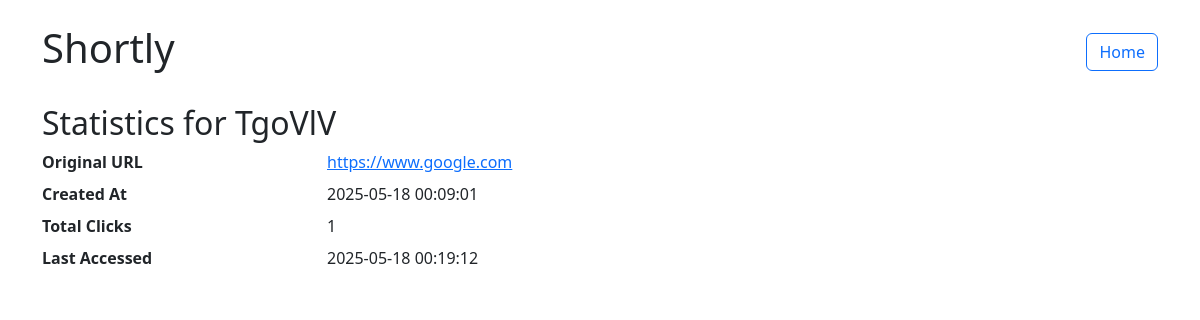
Page /stats/TgoVlV on the committed database.
### app/models.py (models this page shows, shortened)
class Link(Base):
    __tablename__ = 'links'
    id = Column(Integer, primary_key=True)
    original_url = Column(String, nullable=False)
    code = Column(String(6), unique=True, nullable=False)
    created_at = Column(DateTime, default=datetime.datetime.utcnow)
    click_count = Column(Integer, default=0)
    last_accessed = Column(DateTime)

### app/routes.py (the view)
@main_bp.route('/stats/<code>')
def stats(code):
    db = get_db()
    link = db.query(Link).filter_by(code=code).first()
    if link is None:
        abort(404)
    return render_template('stats.html', link=link)

### app/models.py (called while the page is built)
def get_db():
    return SessionLocal()

### app/templates/stats.html
{% extends 'base.html' %}
{% block content %}
  <h2>Statistics for {{ link.code }}</h2>
  <dl class="row">
    <dt class="col-sm-3">Original URL</dt>
    <dd class="col-sm-9"><a href="{{ link.original_url }}" target="_blank">{{ link.original_url }}</a></dd>
    <dt class="col-sm-3">Created At</dt>
    <dd class="col-sm-9">{{ link.created_at.strftime('%Y-%m-%d %H:%M:%S') }}</dd>
    <dt class="col-sm-3">Total Clicks</dt>
    <dd class="col-sm-9">{{ link.click_count }}</dd>
    <dt class="col-sm-3">Last Accessed</dt>
    <dd class="col-sm-9">
      {% if link.last_accessed %}
        {{ link.last_accessed.strftime('%Y-%m-%d %H:%M:%S') }}
      {% else %}
        Never
      {% endif %}
    </dd>
  </dl>
{% endblock %}

### rows in the picture
Link: code "TgoVlV", original_url "https://www.google.com", created_at "2025-05-18 00:09:01", click_count "1", last_accessed "2025-05-18 00:19:12"
